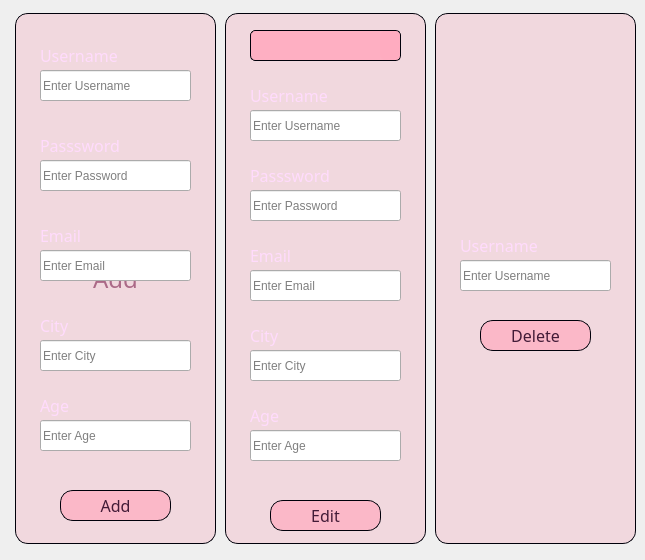
<?xml version="1.0" encoding="UTF-8"?>
<ui version="4.0">
 <class>add_edit_delete</class>
 <widget class="QDialog" name="add_edit_delete">
  <property name="geometry">
   <rect>
    <x>0</x>
    <y>0</y>
    <width>645</width>
    <height>560</height>
   </rect>
  </property>
  <property name="windowTitle">
   <string>Dialog</string>
  </property>
  <widget class="QLabel" name="label">
   <property name="geometry">
    <rect>
     <x>2</x>
     <y>-1</y>
     <width>645</width>
     <height>560</height>
    </rect>
   </property>
   <property name="styleSheet">
    <string notr="true">background-image: url(:/material/photos/dialog_bg.png);</string>
   </property>
   <property name="text">
    <string/>
   </property>
  </widget>
  <widget class="QPushButton" name="add_button">
   <property name="geometry">
    <rect>
     <x>15</x>
     <y>13</y>
     <width>201</width>
     <height>531</height>
    </rect>
   </property>
   <property name="palette">
    <palette>
     <active>
      <colorrole role="Button">
       <brush brushstyle="SolidPattern">
        <color alpha="38">
         <red>255</red>
         <green>90</green>
         <blue>130</blue>
        </color>
       </brush>
      </colorrole>
      <colorrole role="ButtonText">
       <brush brushstyle="SolidPattern">
        <color alpha="255">
         <red>171</red>
         <green>105</green>
         <blue>135</blue>
        </color>
       </brush>
      </colorrole>
      <colorrole role="Base">
       <brush brushstyle="SolidPattern">
        <color alpha="38">
         <red>255</red>
         <green>90</green>
         <blue>130</blue>
        </color>
       </brush>
      </colorrole>
      <colorrole role="Window">
       <brush brushstyle="SolidPattern">
        <color alpha="38">
         <red>255</red>
         <green>90</green>
         <blue>130</blue>
        </color>
       </brush>
      </colorrole>
     </active>
     <inactive>
      <colorrole role="Button">
       <brush brushstyle="SolidPattern">
        <color alpha="38">
         <red>255</red>
         <green>90</green>
         <blue>130</blue>
        </color>
       </brush>
      </colorrole>
      <colorrole role="ButtonText">
       <brush brushstyle="SolidPattern">
        <color alpha="255">
         <red>171</red>
         <green>105</green>
         <blue>135</blue>
        </color>
       </brush>
      </colorrole>
      <colorrole role="Base">
       <brush brushstyle="SolidPattern">
        <color alpha="38">
         <red>255</red>
         <green>90</green>
         <blue>130</blue>
        </color>
       </brush>
      </colorrole>
      <colorrole role="Window">
       <brush brushstyle="SolidPattern">
        <color alpha="38">
         <red>255</red>
         <green>90</green>
         <blue>130</blue>
        </color>
       </brush>
      </colorrole>
     </inactive>
     <disabled>
      <colorrole role="Button">
       <brush brushstyle="SolidPattern">
        <color alpha="38">
         <red>255</red>
         <green>90</green>
         <blue>130</blue>
        </color>
       </brush>
      </colorrole>
      <colorrole role="Base">
       <brush brushstyle="SolidPattern">
        <color alpha="38">
         <red>255</red>
         <green>90</green>
         <blue>130</blue>
        </color>
       </brush>
      </colorrole>
      <colorrole role="Window">
       <brush brushstyle="SolidPattern">
        <color alpha="38">
         <red>255</red>
         <green>90</green>
         <blue>130</blue>
        </color>
       </brush>
      </colorrole>
     </disabled>
    </palette>
   </property>
   <property name="font">
    <font>
     <family>Arial Rounded MT Bold</family>
     <pointsize>18</pointsize>
    </font>
   </property>
   <property name="styleSheet">
    <string notr="true">QPushButton {
/*background-color: rgba(230, 170, 245, 0.7);*/
    background-color: rgba(255, 90, 130, 0.15);
    border-radius: 13px;
    border: 1px solid rgb(0, 0, 10);
}

QPushButton:hover {
    background-color: rgba(255, 170, 190, 0.4); /* Semi-transparent background color when hovered */
}

QPushButton:pressed {
    background-color: rgba(255, 150, 200, 0.7); /* Semi-transparent background color when pressed */
    border: 2px solid black; /* You can customize the border for the pressed state if needed */
}
</string>
   </property>
   <property name="text">
    <string>Add</string>
   </property>
  </widget>
  <widget class="QPushButton" name="edit_button">
   <property name="geometry">
    <rect>
     <x>225</x>
     <y>13</y>
     <width>201</width>
     <height>531</height>
    </rect>
   </property>
   <property name="palette">
    <palette>
     <active>
      <colorrole role="Button">
       <brush brushstyle="SolidPattern">
        <color alpha="38">
         <red>255</red>
         <green>90</green>
         <blue>130</blue>
        </color>
       </brush>
      </colorrole>
      <colorrole role="ButtonText">
       <brush brushstyle="SolidPattern">
        <color alpha="255">
         <red>171</red>
         <green>105</green>
         <blue>135</blue>
        </color>
       </brush>
      </colorrole>
      <colorrole role="Base">
       <brush brushstyle="SolidPattern">
        <color alpha="38">
         <red>255</red>
         <green>90</green>
         <blue>130</blue>
        </color>
       </brush>
      </colorrole>
      <colorrole role="Window">
       <brush brushstyle="SolidPattern">
        <color alpha="38">
         <red>255</red>
         <green>90</green>
         <blue>130</blue>
        </color>
       </brush>
      </colorrole>
     </active>
     <inactive>
      <colorrole role="Button">
       <brush brushstyle="SolidPattern">
        <color alpha="38">
         <red>255</red>
         <green>90</green>
         <blue>130</blue>
        </color>
       </brush>
      </colorrole>
      <colorrole role="ButtonText">
       <brush brushstyle="SolidPattern">
        <color alpha="255">
         <red>171</red>
         <green>105</green>
         <blue>135</blue>
        </color>
       </brush>
      </colorrole>
      <colorrole role="Base">
       <brush brushstyle="SolidPattern">
        <color alpha="38">
         <red>255</red>
         <green>90</green>
         <blue>130</blue>
        </color>
       </brush>
      </colorrole>
      <colorrole role="Window">
       <brush brushstyle="SolidPattern">
        <color alpha="38">
         <red>255</red>
         <green>90</green>
         <blue>130</blue>
        </color>
       </brush>
      </colorrole>
     </inactive>
     <disabled>
      <colorrole role="Button">
       <brush brushstyle="SolidPattern">
        <color alpha="38">
         <red>255</red>
         <green>90</green>
         <blue>130</blue>
        </color>
       </brush>
      </colorrole>
      <colorrole role="Base">
       <brush brushstyle="SolidPattern">
        <color alpha="38">
         <red>255</red>
         <green>90</green>
         <blue>130</blue>
        </color>
       </brush>
      </colorrole>
      <colorrole role="Window">
       <brush brushstyle="SolidPattern">
        <color alpha="38">
         <red>255</red>
         <green>90</green>
         <blue>130</blue>
        </color>
       </brush>
      </colorrole>
     </disabled>
    </palette>
   </property>
   <property name="font">
    <font>
     <family>Arial Rounded MT Bold</family>
     <pointsize>18</pointsize>
    </font>
   </property>
   <property name="styleSheet">
    <string notr="true">QPushButton {
/*background-color: rgba(230, 170, 245, 0.7);*/
    background-color: rgba(255, 90, 130, 0.15);
    border-radius: 13px;
    border: 1px solid rgb(0, 0, 10);
}

QPushButton:hover {
    background-color: rgba(255, 170, 190, 0.4); /* Semi-transparent background color when hovered */
}

QPushButton:pressed {
    background-color: rgba(255, 150, 200, 0.7); /* Semi-transparent background color when pressed */
    border: 2px solid black; /* You can customize the border for the pressed state if needed */
}
</string>
   </property>
   <property name="text">
    <string>Edit</string>
   </property>
  </widget>
  <widget class="QPushButton" name="delete_button">
   <property name="geometry">
    <rect>
     <x>435</x>
     <y>13</y>
     <width>201</width>
     <height>531</height>
    </rect>
   </property>
   <property name="palette">
    <palette>
     <active>
      <colorrole role="Button">
       <brush brushstyle="SolidPattern">
        <color alpha="38">
         <red>255</red>
         <green>90</green>
         <blue>130</blue>
        </color>
       </brush>
      </colorrole>
      <colorrole role="ButtonText">
       <brush brushstyle="SolidPattern">
        <color alpha="255">
         <red>171</red>
         <green>105</green>
         <blue>135</blue>
        </color>
       </brush>
      </colorrole>
      <colorrole role="Base">
       <brush brushstyle="SolidPattern">
        <color alpha="38">
         <red>255</red>
         <green>90</green>
         <blue>130</blue>
        </color>
       </brush>
      </colorrole>
      <colorrole role="Window">
       <brush brushstyle="SolidPattern">
        <color alpha="38">
         <red>255</red>
         <green>90</green>
         <blue>130</blue>
        </color>
       </brush>
      </colorrole>
     </active>
     <inactive>
      <colorrole role="Button">
       <brush brushstyle="SolidPattern">
        <color alpha="38">
         <red>255</red>
         <green>90</green>
         <blue>130</blue>
        </color>
       </brush>
      </colorrole>
      <colorrole role="ButtonText">
       <brush brushstyle="SolidPattern">
        <color alpha="255">
         <red>171</red>
         <green>105</green>
         <blue>135</blue>
        </color>
       </brush>
      </colorrole>
      <colorrole role="Base">
       <brush brushstyle="SolidPattern">
        <color alpha="38">
         <red>255</red>
         <green>90</green>
         <blue>130</blue>
        </color>
       </brush>
      </colorrole>
      <colorrole role="Window">
       <brush brushstyle="SolidPattern">
        <color alpha="38">
         <red>255</red>
         <green>90</green>
         <blue>130</blue>
        </color>
       </brush>
      </colorrole>
     </inactive>
     <disabled>
      <colorrole role="Button">
       <brush brushstyle="SolidPattern">
        <color alpha="38">
         <red>255</red>
         <green>90</green>
         <blue>130</blue>
        </color>
       </brush>
      </colorrole>
      <colorrole role="Base">
       <brush brushstyle="SolidPattern">
        <color alpha="38">
         <red>255</red>
         <green>90</green>
         <blue>130</blue>
        </color>
       </brush>
      </colorrole>
      <colorrole role="Window">
       <brush brushstyle="SolidPattern">
        <color alpha="38">
         <red>255</red>
         <green>90</green>
         <blue>130</blue>
        </color>
       </brush>
      </colorrole>
     </disabled>
    </palette>
   </property>
   <property name="font">
    <font>
     <family>Arial Rounded MT Bold</family>
     <pointsize>18</pointsize>
    </font>
   </property>
   <property name="styleSheet">
    <string notr="true">QPushButton {
/*background-color: rgba(230, 170, 245, 0.7);*/
    background-color: rgba(255, 90, 130, 0.15);
    border-radius: 13px;
    border: 1px solid rgb(0, 0, 10);
}

QPushButton:hover {
    background-color: rgba(255, 170, 190, 0.4); /* Semi-transparent background color when hovered */
}

QPushButton:pressed {
    background-color: rgba(255, 150, 200, 0.7); /* Semi-transparent background color when pressed */
    border: 2px solid black; /* You can customize the border for the pressed state if needed */
}
</string>
   </property>
   <property name="text">
    <string>Delete</string>
   </property>
  </widget>
  <widget class="QPushButton" name="editAcc_pushButton">
   <property name="geometry">
    <rect>
     <x>270</x>
     <y>500</y>
     <width>111</width>
     <height>31</height>
    </rect>
   </property>
   <property name="palette">
    <palette>
     <active>
      <colorrole role="Button">
       <brush brushstyle="SolidPattern">
        <color alpha="178">
         <red>255</red>
         <green>170</green>
         <blue>190</blue>
        </color>
       </brush>
      </colorrole>
      <colorrole role="ButtonText">
       <brush brushstyle="SolidPattern">
        <color alpha="255">
         <red>67</red>
         <green>27</green>
         <blue>55</blue>
        </color>
       </brush>
      </colorrole>
      <colorrole role="Base">
       <brush brushstyle="SolidPattern">
        <color alpha="178">
         <red>255</red>
         <green>170</green>
         <blue>190</blue>
        </color>
       </brush>
      </colorrole>
      <colorrole role="Window">
       <brush brushstyle="SolidPattern">
        <color alpha="178">
         <red>255</red>
         <green>170</green>
         <blue>190</blue>
        </color>
       </brush>
      </colorrole>
     </active>
     <inactive>
      <colorrole role="Button">
       <brush brushstyle="SolidPattern">
        <color alpha="178">
         <red>255</red>
         <green>170</green>
         <blue>190</blue>
        </color>
       </brush>
      </colorrole>
      <colorrole role="ButtonText">
       <brush brushstyle="SolidPattern">
        <color alpha="255">
         <red>67</red>
         <green>27</green>
         <blue>55</blue>
        </color>
       </brush>
      </colorrole>
      <colorrole role="Base">
       <brush brushstyle="SolidPattern">
        <color alpha="178">
         <red>255</red>
         <green>170</green>
         <blue>190</blue>
        </color>
       </brush>
      </colorrole>
      <colorrole role="Window">
       <brush brushstyle="SolidPattern">
        <color alpha="178">
         <red>255</red>
         <green>170</green>
         <blue>190</blue>
        </color>
       </brush>
      </colorrole>
     </inactive>
     <disabled>
      <colorrole role="Button">
       <brush brushstyle="SolidPattern">
        <color alpha="178">
         <red>255</red>
         <green>170</green>
         <blue>190</blue>
        </color>
       </brush>
      </colorrole>
      <colorrole role="Base">
       <brush brushstyle="SolidPattern">
        <color alpha="178">
         <red>255</red>
         <green>170</green>
         <blue>190</blue>
        </color>
       </brush>
      </colorrole>
      <colorrole role="Window">
       <brush brushstyle="SolidPattern">
        <color alpha="178">
         <red>255</red>
         <green>170</green>
         <blue>190</blue>
        </color>
       </brush>
      </colorrole>
     </disabled>
    </palette>
   </property>
   <property name="font">
    <font>
     <family>Arial Rounded MT Bold</family>
     <pointsize>12</pointsize>
    </font>
   </property>
   <property name="styleSheet">
    <string notr="true">QPushButton {
/*background-color: rgba(230, 170, 245, 0.7);*/
    background-color: rgba(255, 170, 190, 0.7);
    border-radius: 13px;
    border: 1px solid rgb(0, 0, 10);
}

QPushButton:hover {
    background-color: rgba(255, 170, 190, 0.4); /* Semi-transparent background color when hovered */
}

QPushButton:pressed {
    background-color: rgba(255, 150, 200, 0.7); /* Semi-transparent background color when pressed */
    border: 2px solid black; /* You can customize the border for the pressed state if needed */
}
</string>
   </property>
   <property name="text">
    <string>Edit</string>
   </property>
  </widget>
  <widget class="QLabel" name="city_label">
   <property name="geometry">
    <rect>
     <x>250</x>
     <y>320</y>
     <width>111</width>
     <height>31</height>
    </rect>
   </property>
   <property name="palette">
    <palette>
     <active>
      <colorrole role="WindowText">
       <brush brushstyle="SolidPattern">
        <color alpha="255">
         <red>255</red>
         <green>219</green>
         <blue>252</blue>
        </color>
       </brush>
      </colorrole>
     </active>
     <inactive>
      <colorrole role="WindowText">
       <brush brushstyle="SolidPattern">
        <color alpha="255">
         <red>255</red>
         <green>219</green>
         <blue>252</blue>
        </color>
       </brush>
      </colorrole>
     </inactive>
     <disabled/>
    </palette>
   </property>
   <property name="font">
    <font>
     <family>Arial Rounded MT Bold</family>
     <pointsize>12</pointsize>
    </font>
   </property>
   <property name="text">
    <string>City</string>
   </property>
  </widget>
  <widget class="QLineEdit" name="username_deleteacc_lineEdit">
   <property name="geometry">
    <rect>
     <x>460</x>
     <y>260</y>
     <width>151</width>
     <height>31</height>
    </rect>
   </property>
   <property name="placeholderText">
    <string>Enter Username</string>
   </property>
  </widget>
  <widget class="QLineEdit" name="viewAndEditPassword_lineEdit">
   <property name="geometry">
    <rect>
     <x>250</x>
     <y>190</y>
     <width>151</width>
     <height>31</height>
    </rect>
   </property>
   <property name="placeholderText">
    <string>Enter Password</string>
   </property>
  </widget>
  <widget class="QLabel" name="email_label">
   <property name="geometry">
    <rect>
     <x>250</x>
     <y>240</y>
     <width>111</width>
     <height>31</height>
    </rect>
   </property>
   <property name="palette">
    <palette>
     <active>
      <colorrole role="WindowText">
       <brush brushstyle="SolidPattern">
        <color alpha="255">
         <red>255</red>
         <green>219</green>
         <blue>252</blue>
        </color>
       </brush>
      </colorrole>
      <colorrole role="ButtonText">
       <brush brushstyle="SolidPattern">
        <color alpha="255">
         <red>255</red>
         <green>255</green>
         <blue>255</blue>
        </color>
       </brush>
      </colorrole>
     </active>
     <inactive>
      <colorrole role="WindowText">
       <brush brushstyle="SolidPattern">
        <color alpha="255">
         <red>255</red>
         <green>219</green>
         <blue>252</blue>
        </color>
       </brush>
      </colorrole>
      <colorrole role="ButtonText">
       <brush brushstyle="SolidPattern">
        <color alpha="255">
         <red>255</red>
         <green>255</green>
         <blue>255</blue>
        </color>
       </brush>
      </colorrole>
     </inactive>
     <disabled/>
    </palette>
   </property>
   <property name="font">
    <font>
     <family>Arial Rounded MT Bold</family>
     <pointsize>12</pointsize>
    </font>
   </property>
   <property name="text">
    <string>Email</string>
   </property>
  </widget>
  <widget class="QLineEdit" name="viewAndEditEmail_lineEdit">
   <property name="geometry">
    <rect>
     <x>250</x>
     <y>270</y>
     <width>151</width>
     <height>31</height>
    </rect>
   </property>
   <property name="placeholderText">
    <string>Enter Email</string>
   </property>
  </widget>
  <widget class="QLabel" name="age_label">
   <property name="geometry">
    <rect>
     <x>250</x>
     <y>400</y>
     <width>111</width>
     <height>31</height>
    </rect>
   </property>
   <property name="palette">
    <palette>
     <active>
      <colorrole role="WindowText">
       <brush brushstyle="SolidPattern">
        <color alpha="255">
         <red>255</red>
         <green>219</green>
         <blue>252</blue>
        </color>
       </brush>
      </colorrole>
      <colorrole role="ButtonText">
       <brush brushstyle="SolidPattern">
        <color alpha="255">
         <red>255</red>
         <green>255</green>
         <blue>255</blue>
        </color>
       </brush>
      </colorrole>
     </active>
     <inactive>
      <colorrole role="WindowText">
       <brush brushstyle="SolidPattern">
        <color alpha="255">
         <red>255</red>
         <green>219</green>
         <blue>252</blue>
        </color>
       </brush>
      </colorrole>
      <colorrole role="ButtonText">
       <brush brushstyle="SolidPattern">
        <color alpha="255">
         <red>255</red>
         <green>255</green>
         <blue>255</blue>
        </color>
       </brush>
      </colorrole>
     </inactive>
     <disabled/>
    </palette>
   </property>
   <property name="font">
    <font>
     <family>Arial Rounded MT Bold</family>
     <pointsize>12</pointsize>
    </font>
   </property>
   <property name="text">
    <string>Age</string>
   </property>
  </widget>
  <widget class="QLabel" name="password_label">
   <property name="geometry">
    <rect>
     <x>250</x>
     <y>160</y>
     <width>111</width>
     <height>31</height>
    </rect>
   </property>
   <property name="palette">
    <palette>
     <active>
      <colorrole role="WindowText">
       <brush brushstyle="SolidPattern">
        <color alpha="255">
         <red>255</red>
         <green>219</green>
         <blue>252</blue>
        </color>
       </brush>
      </colorrole>
     </active>
     <inactive>
      <colorrole role="WindowText">
       <brush brushstyle="SolidPattern">
        <color alpha="255">
         <red>255</red>
         <green>219</green>
         <blue>252</blue>
        </color>
       </brush>
      </colorrole>
     </inactive>
     <disabled/>
    </palette>
   </property>
   <property name="font">
    <font>
     <family>Arial Rounded MT Bold</family>
     <pointsize>12</pointsize>
    </font>
   </property>
   <property name="text">
    <string>Passsword</string>
   </property>
  </widget>
  <widget class="QPushButton" name="deleteacc_pushButton">
   <property name="geometry">
    <rect>
     <x>480</x>
     <y>320</y>
     <width>111</width>
     <height>31</height>
    </rect>
   </property>
   <property name="palette">
    <palette>
     <active>
      <colorrole role="Button">
       <brush brushstyle="SolidPattern">
        <color alpha="178">
         <red>255</red>
         <green>170</green>
         <blue>190</blue>
        </color>
       </brush>
      </colorrole>
      <colorrole role="ButtonText">
       <brush brushstyle="SolidPattern">
        <color alpha="255">
         <red>67</red>
         <green>27</green>
         <blue>55</blue>
        </color>
       </brush>
      </colorrole>
      <colorrole role="Base">
       <brush brushstyle="SolidPattern">
        <color alpha="178">
         <red>255</red>
         <green>170</green>
         <blue>190</blue>
        </color>
       </brush>
      </colorrole>
      <colorrole role="Window">
       <brush brushstyle="SolidPattern">
        <color alpha="178">
         <red>255</red>
         <green>170</green>
         <blue>190</blue>
        </color>
       </brush>
      </colorrole>
     </active>
     <inactive>
      <colorrole role="Button">
       <brush brushstyle="SolidPattern">
        <color alpha="178">
         <red>255</red>
         <green>170</green>
         <blue>190</blue>
        </color>
       </brush>
      </colorrole>
      <colorrole role="ButtonText">
       <brush brushstyle="SolidPattern">
        <color alpha="255">
         <red>67</red>
         <green>27</green>
         <blue>55</blue>
        </color>
       </brush>
      </colorrole>
      <colorrole role="Base">
       <brush brushstyle="SolidPattern">
        <color alpha="178">
         <red>255</red>
         <green>170</green>
         <blue>190</blue>
        </color>
       </brush>
      </colorrole>
      <colorrole role="Window">
       <brush brushstyle="SolidPattern">
        <color alpha="178">
         <red>255</red>
         <green>170</green>
         <blue>190</blue>
        </color>
       </brush>
      </colorrole>
     </inactive>
     <disabled>
      <colorrole role="Button">
       <brush brushstyle="SolidPattern">
        <color alpha="178">
         <red>255</red>
         <green>170</green>
         <blue>190</blue>
        </color>
       </brush>
      </colorrole>
      <colorrole role="Base">
       <brush brushstyle="SolidPattern">
        <color alpha="178">
         <red>255</red>
         <green>170</green>
         <blue>190</blue>
        </color>
       </brush>
      </colorrole>
      <colorrole role="Window">
       <brush brushstyle="SolidPattern">
        <color alpha="178">
         <red>255</red>
         <green>170</green>
         <blue>190</blue>
        </color>
       </brush>
      </colorrole>
     </disabled>
    </palette>
   </property>
   <property name="font">
    <font>
     <family>Arial Rounded MT Bold</family>
     <pointsize>12</pointsize>
    </font>
   </property>
   <property name="styleSheet">
    <string notr="true">QPushButton {
/*background-color: rgba(230, 170, 245, 0.7);*/
    background-color: rgba(255, 170, 190, 0.7);
    border-radius: 13px;
    border: 1px solid rgb(0, 0, 10);
}

QPushButton:hover {
    background-color: rgba(255, 170, 190, 0.4); /* Semi-transparent background color when hovered */
}

QPushButton:pressed {
    background-color: rgba(255, 150, 200, 0.7); /* Semi-transparent background color when pressed */
    border: 2px solid black; /* You can customize the border for the pressed state if needed */
}
</string>
   </property>
   <property name="text">
    <string>Delete</string>
   </property>
  </widget>
  <widget class="QLineEdit" name="viewAndEditAddress_lineEdit">
   <property name="geometry">
    <rect>
     <x>250</x>
     <y>350</y>
     <width>151</width>
     <height>31</height>
    </rect>
   </property>
   <property name="placeholderText">
    <string>Enter City</string>
   </property>
  </widget>
  <widget class="QLineEdit" name="viewAndEditusername_lineEdit">
   <property name="geometry">
    <rect>
     <x>250</x>
     <y>110</y>
     <width>151</width>
     <height>31</height>
    </rect>
   </property>
   <property name="placeholderText">
    <string>Enter Username</string>
   </property>
  </widget>
  <widget class="QLineEdit" name="viewAndEditAge_lineEdit">
   <property name="geometry">
    <rect>
     <x>250</x>
     <y>430</y>
     <width>151</width>
     <height>31</height>
    </rect>
   </property>
   <property name="placeholderText">
    <string>Enter Age</string>
   </property>
  </widget>
  <widget class="QLabel" name="username_label">
   <property name="geometry">
    <rect>
     <x>250</x>
     <y>80</y>
     <width>111</width>
     <height>31</height>
    </rect>
   </property>
   <property name="palette">
    <palette>
     <active>
      <colorrole role="WindowText">
       <brush brushstyle="SolidPattern">
        <color alpha="255">
         <red>255</red>
         <green>219</green>
         <blue>252</blue>
        </color>
       </brush>
      </colorrole>
      <colorrole role="ButtonText">
       <brush brushstyle="SolidPattern">
        <color alpha="255">
         <red>255</red>
         <green>255</green>
         <blue>255</blue>
        </color>
       </brush>
      </colorrole>
     </active>
     <inactive>
      <colorrole role="WindowText">
       <brush brushstyle="SolidPattern">
        <color alpha="255">
         <red>255</red>
         <green>219</green>
         <blue>252</blue>
        </color>
       </brush>
      </colorrole>
      <colorrole role="ButtonText">
       <brush brushstyle="SolidPattern">
        <color alpha="255">
         <red>255</red>
         <green>255</green>
         <blue>255</blue>
        </color>
       </brush>
      </colorrole>
     </inactive>
     <disabled/>
    </palette>
   </property>
   <property name="font">
    <font>
     <family>Arial Rounded MT Bold</family>
     <pointsize>12</pointsize>
    </font>
   </property>
   <property name="text">
    <string>Username</string>
   </property>
  </widget>
  <widget class="QLabel" name="username_label_3">
   <property name="geometry">
    <rect>
     <x>460</x>
     <y>230</y>
     <width>111</width>
     <height>31</height>
    </rect>
   </property>
   <property name="palette">
    <palette>
     <active>
      <colorrole role="WindowText">
       <brush brushstyle="SolidPattern">
        <color alpha="255">
         <red>255</red>
         <green>219</green>
         <blue>252</blue>
        </color>
       </brush>
      </colorrole>
      <colorrole role="ButtonText">
       <brush brushstyle="SolidPattern">
        <color alpha="255">
         <red>255</red>
         <green>255</green>
         <blue>255</blue>
        </color>
       </brush>
      </colorrole>
     </active>
     <inactive>
      <colorrole role="WindowText">
       <brush brushstyle="SolidPattern">
        <color alpha="255">
         <red>255</red>
         <green>219</green>
         <blue>252</blue>
        </color>
       </brush>
      </colorrole>
      <colorrole role="ButtonText">
       <brush brushstyle="SolidPattern">
        <color alpha="255">
         <red>255</red>
         <green>255</green>
         <blue>255</blue>
        </color>
       </brush>
      </colorrole>
     </inactive>
     <disabled/>
    </palette>
   </property>
   <property name="font">
    <font>
     <family>Arial Rounded MT Bold</family>
     <pointsize>12</pointsize>
    </font>
   </property>
   <property name="text">
    <string>Username</string>
   </property>
  </widget>
  <widget class="QLabel" name="username_label_2">
   <property name="geometry">
    <rect>
     <x>40</x>
     <y>40</y>
     <width>111</width>
     <height>31</height>
    </rect>
   </property>
   <property name="palette">
    <palette>
     <active>
      <colorrole role="WindowText">
       <brush brushstyle="SolidPattern">
        <color alpha="255">
         <red>255</red>
         <green>219</green>
         <blue>252</blue>
        </color>
       </brush>
      </colorrole>
      <colorrole role="ButtonText">
       <brush brushstyle="SolidPattern">
        <color alpha="255">
         <red>255</red>
         <green>255</green>
         <blue>255</blue>
        </color>
       </brush>
      </colorrole>
     </active>
     <inactive>
      <colorrole role="WindowText">
       <brush brushstyle="SolidPattern">
        <color alpha="255">
         <red>255</red>
         <green>219</green>
         <blue>252</blue>
        </color>
       </brush>
      </colorrole>
      <colorrole role="ButtonText">
       <brush brushstyle="SolidPattern">
        <color alpha="255">
         <red>255</red>
         <green>255</green>
         <blue>255</blue>
        </color>
       </brush>
      </colorrole>
     </inactive>
     <disabled/>
    </palette>
   </property>
   <property name="font">
    <font>
     <family>Arial Rounded MT Bold</family>
     <pointsize>12</pointsize>
    </font>
   </property>
   <property name="text">
    <string>Username</string>
   </property>
  </widget>
  <widget class="QLabel" name="password_label_2">
   <property name="geometry">
    <rect>
     <x>40</x>
     <y>130</y>
     <width>111</width>
     <height>31</height>
    </rect>
   </property>
   <property name="palette">
    <palette>
     <active>
      <colorrole role="WindowText">
       <brush brushstyle="SolidPattern">
        <color alpha="255">
         <red>255</red>
         <green>219</green>
         <blue>252</blue>
        </color>
       </brush>
      </colorrole>
     </active>
     <inactive>
      <colorrole role="WindowText">
       <brush brushstyle="SolidPattern">
        <color alpha="255">
         <red>255</red>
         <green>219</green>
         <blue>252</blue>
        </color>
       </brush>
      </colorrole>
     </inactive>
     <disabled/>
    </palette>
   </property>
   <property name="font">
    <font>
     <family>Arial Rounded MT Bold</family>
     <pointsize>12</pointsize>
    </font>
   </property>
   <property name="text">
    <string>Passsword</string>
   </property>
  </widget>
  <widget class="QLineEdit" name="address_add_lineEdit">
   <property name="geometry">
    <rect>
     <x>40</x>
     <y>340</y>
     <width>151</width>
     <height>31</height>
    </rect>
   </property>
   <property name="placeholderText">
    <string>Enter City</string>
   </property>
  </widget>
  <widget class="QLineEdit" name="password_add_lineEdit">
   <property name="geometry">
    <rect>
     <x>40</x>
     <y>160</y>
     <width>151</width>
     <height>31</height>
    </rect>
   </property>
   <property name="placeholderText">
    <string>Enter Password</string>
   </property>
  </widget>
  <widget class="QPushButton" name="add_acc_pushButton">
   <property name="geometry">
    <rect>
     <x>60</x>
     <y>490</y>
     <width>111</width>
     <height>31</height>
    </rect>
   </property>
   <property name="palette">
    <palette>
     <active>
      <colorrole role="Button">
       <brush brushstyle="SolidPattern">
        <color alpha="178">
         <red>255</red>
         <green>170</green>
         <blue>190</blue>
        </color>
       </brush>
      </colorrole>
      <colorrole role="ButtonText">
       <brush brushstyle="SolidPattern">
        <color alpha="255">
         <red>67</red>
         <green>27</green>
         <blue>55</blue>
        </color>
       </brush>
      </colorrole>
      <colorrole role="Base">
       <brush brushstyle="SolidPattern">
        <color alpha="178">
         <red>255</red>
         <green>170</green>
         <blue>190</blue>
        </color>
       </brush>
      </colorrole>
      <colorrole role="Window">
       <brush brushstyle="SolidPattern">
        <color alpha="178">
         <red>255</red>
         <green>170</green>
         <blue>190</blue>
        </color>
       </brush>
      </colorrole>
     </active>
     <inactive>
      <colorrole role="Button">
       <brush brushstyle="SolidPattern">
        <color alpha="178">
         <red>255</red>
         <green>170</green>
         <blue>190</blue>
        </color>
       </brush>
      </colorrole>
      <colorrole role="ButtonText">
       <brush brushstyle="SolidPattern">
        <color alpha="255">
         <red>67</red>
         <green>27</green>
         <blue>55</blue>
        </color>
       </brush>
      </colorrole>
      <colorrole role="Base">
       <brush brushstyle="SolidPattern">
        <color alpha="178">
         <red>255</red>
         <green>170</green>
         <blue>190</blue>
        </color>
       </brush>
      </colorrole>
      <colorrole role="Window">
       <brush brushstyle="SolidPattern">
        <color alpha="178">
         <red>255</red>
         <green>170</green>
         <blue>190</blue>
        </color>
       </brush>
      </colorrole>
     </inactive>
     <disabled>
      <colorrole role="Button">
       <brush brushstyle="SolidPattern">
        <color alpha="178">
         <red>255</red>
         <green>170</green>
         <blue>190</blue>
        </color>
       </brush>
      </colorrole>
      <colorrole role="Base">
       <brush brushstyle="SolidPattern">
        <color alpha="178">
         <red>255</red>
         <green>170</green>
         <blue>190</blue>
        </color>
       </brush>
      </colorrole>
      <colorrole role="Window">
       <brush brushstyle="SolidPattern">
        <color alpha="178">
         <red>255</red>
         <green>170</green>
         <blue>190</blue>
        </color>
       </brush>
      </colorrole>
     </disabled>
    </palette>
   </property>
   <property name="font">
    <font>
     <family>Arial Rounded MT Bold</family>
     <pointsize>12</pointsize>
    </font>
   </property>
   <property name="styleSheet">
    <string notr="true">QPushButton {
/*background-color: rgba(230, 170, 245, 0.7);*/
    background-color: rgba(255, 170, 190, 0.7);
    border-radius: 13px;
    border: 1px solid rgb(0, 0, 10);
}

QPushButton:hover {
    background-color: rgba(255, 170, 190, 0.4); /* Semi-transparent background color when hovered */
}

QPushButton:pressed {
    background-color: rgba(255, 150, 200, 0.7); /* Semi-transparent background color when pressed */
    border: 2px solid black; /* You can customize the border for the pressed state if needed */
}
</string>
   </property>
   <property name="text">
    <string>Add</string>
   </property>
  </widget>
  <widget class="QLabel" name="city_label_2">
   <property name="geometry">
    <rect>
     <x>40</x>
     <y>310</y>
     <width>111</width>
     <height>31</height>
    </rect>
   </property>
   <property name="palette">
    <palette>
     <active>
      <colorrole role="WindowText">
       <brush brushstyle="SolidPattern">
        <color alpha="255">
         <red>255</red>
         <green>219</green>
         <blue>252</blue>
        </color>
       </brush>
      </colorrole>
     </active>
     <inactive>
      <colorrole role="WindowText">
       <brush brushstyle="SolidPattern">
        <color alpha="255">
         <red>255</red>
         <green>219</green>
         <blue>252</blue>
        </color>
       </brush>
      </colorrole>
     </inactive>
     <disabled/>
    </palette>
   </property>
   <property name="font">
    <font>
     <family>Arial Rounded MT Bold</family>
     <pointsize>12</pointsize>
    </font>
   </property>
   <property name="text">
    <string>City</string>
   </property>
  </widget>
  <widget class="QLineEdit" name="email_add_lineEdit">
   <property name="geometry">
    <rect>
     <x>40</x>
     <y>250</y>
     <width>151</width>
     <height>31</height>
    </rect>
   </property>
   <property name="placeholderText">
    <string>Enter Email</string>
   </property>
  </widget>
  <widget class="QLabel" name="email_label_2">
   <property name="geometry">
    <rect>
     <x>40</x>
     <y>220</y>
     <width>111</width>
     <height>31</height>
    </rect>
   </property>
   <property name="palette">
    <palette>
     <active>
      <colorrole role="WindowText">
       <brush brushstyle="SolidPattern">
        <color alpha="255">
         <red>255</red>
         <green>219</green>
         <blue>252</blue>
        </color>
       </brush>
      </colorrole>
      <colorrole role="ButtonText">
       <brush brushstyle="SolidPattern">
        <color alpha="255">
         <red>255</red>
         <green>255</green>
         <blue>255</blue>
        </color>
       </brush>
      </colorrole>
     </active>
     <inactive>
      <colorrole role="WindowText">
       <brush brushstyle="SolidPattern">
        <color alpha="255">
         <red>255</red>
         <green>219</green>
         <blue>252</blue>
        </color>
       </brush>
      </colorrole>
      <colorrole role="ButtonText">
       <brush brushstyle="SolidPattern">
        <color alpha="255">
         <red>255</red>
         <green>255</green>
         <blue>255</blue>
        </color>
       </brush>
      </colorrole>
     </inactive>
     <disabled/>
    </palette>
   </property>
   <property name="font">
    <font>
     <family>Arial Rounded MT Bold</family>
     <pointsize>12</pointsize>
    </font>
   </property>
   <property name="text">
    <string>Email</string>
   </property>
  </widget>
  <widget class="QLineEdit" name="username_add_lineEdit">
   <property name="geometry">
    <rect>
     <x>40</x>
     <y>70</y>
     <width>151</width>
     <height>31</height>
    </rect>
   </property>
   <property name="placeholderText">
    <string>Enter Username</string>
   </property>
  </widget>
  <widget class="QLineEdit" name="age_add_lineEdit">
   <property name="geometry">
    <rect>
     <x>40</x>
     <y>420</y>
     <width>151</width>
     <height>31</height>
    </rect>
   </property>
   <property name="placeholderText">
    <string>Enter Age</string>
   </property>
  </widget>
  <widget class="QLabel" name="age_label_2">
   <property name="geometry">
    <rect>
     <x>40</x>
     <y>390</y>
     <width>111</width>
     <height>31</height>
    </rect>
   </property>
   <property name="palette">
    <palette>
     <active>
      <colorrole role="WindowText">
       <brush brushstyle="SolidPattern">
        <color alpha="255">
         <red>255</red>
         <green>219</green>
         <blue>252</blue>
        </color>
       </brush>
      </colorrole>
      <colorrole role="ButtonText">
       <brush brushstyle="SolidPattern">
        <color alpha="255">
         <red>255</red>
         <green>255</green>
         <blue>255</blue>
        </color>
       </brush>
      </colorrole>
     </active>
     <inactive>
      <colorrole role="WindowText">
       <brush brushstyle="SolidPattern">
        <color alpha="255">
         <red>255</red>
         <green>219</green>
         <blue>252</blue>
        </color>
       </brush>
      </colorrole>
      <colorrole role="ButtonText">
       <brush brushstyle="SolidPattern">
        <color alpha="255">
         <red>255</red>
         <green>255</green>
         <blue>255</blue>
        </color>
       </brush>
      </colorrole>
     </inactive>
     <disabled/>
    </palette>
   </property>
   <property name="font">
    <font>
     <family>Arial Rounded MT Bold</family>
     <pointsize>12</pointsize>
    </font>
   </property>
   <property name="text">
    <string>Age</string>
   </property>
  </widget>
  <widget class="QComboBox" name="viewCurrentAccData_CB">
   <property name="geometry">
    <rect>
     <x>250</x>
     <y>30</y>
     <width>151</width>
     <height>31</height>
    </rect>
   </property>
   <property name="styleSheet">
    <string notr="true">QComboBox {
    background-color: rgba(255, 170, 190, 0.9); /* Background color */
    border-radius: 5px; /* Border radius */
    border: 1px solid rgb(0, 0, 10); /* Border */
}

QComboBox::drop-down {
    width: 20px;
    border: none;
    border-radius: 5px; /* Border radius */
    background-color: rgba(255, 170, 190, 0.7);
}

QComboBox::down-arrow {
	image: url(:/material/photos/arrow.png);
}

QComboBox QAbstractItemView {
    background-color: rgba(255, 170, 190, 0.7); /* Background color of the drop-down list */
    selection-background-color: rgba(255, 150, 200, 0.7); /* Background color of selected item */
}

QComboBox:pressed {
    background-color: rgba(255, 150, 200, 0.7); /* Semi-transparent background color when pressed */
    border: 1px solid black; /* You can customize the border for the pressed state if needed */
}
</string>
   </property>
   <property name="currentText">
    <string/>
   </property>
   <property name="currentIndex">
    <number>-1</number>
   </property>
   <property name="maxVisibleItems">
    <number>12</number>
   </property>
   <property name="placeholderText">
    <string>Choose User</string>
   </property>
  </widget>
  <zorder>label</zorder>
  <zorder>delete_button</zorder>
  <zorder>add_button</zorder>
  <zorder>edit_button</zorder>
  <zorder>editAcc_pushButton</zorder>
  <zorder>city_label</zorder>
  <zorder>username_deleteacc_lineEdit</zorder>
  <zorder>viewAndEditPassword_lineEdit</zorder>
  <zorder>email_label</zorder>
  <zorder>viewAndEditEmail_lineEdit</zorder>
  <zorder>age_label</zorder>
  <zorder>password_label</zorder>
  <zorder>deleteacc_pushButton</zorder>
  <zorder>viewAndEditAddress_lineEdit</zorder>
  <zorder>viewAndEditusername_lineEdit</zorder>
  <zorder>viewAndEditAge_lineEdit</zorder>
  <zorder>username_label</zorder>
  <zorder>username_label_3</zorder>
  <zorder>username_label_2</zorder>
  <zorder>password_label_2</zorder>
  <zorder>address_add_lineEdit</zorder>
  <zorder>password_add_lineEdit</zorder>
  <zorder>add_acc_pushButton</zorder>
  <zorder>city_label_2</zorder>
  <zorder>email_add_lineEdit</zorder>
  <zorder>email_label_2</zorder>
  <zorder>username_add_lineEdit</zorder>
  <zorder>age_add_lineEdit</zorder>
  <zorder>age_label_2</zorder>
  <zorder>viewCurrentAccData_CB</zorder>
 </widget>
 <resources/>
 <connections/>
</ui>
